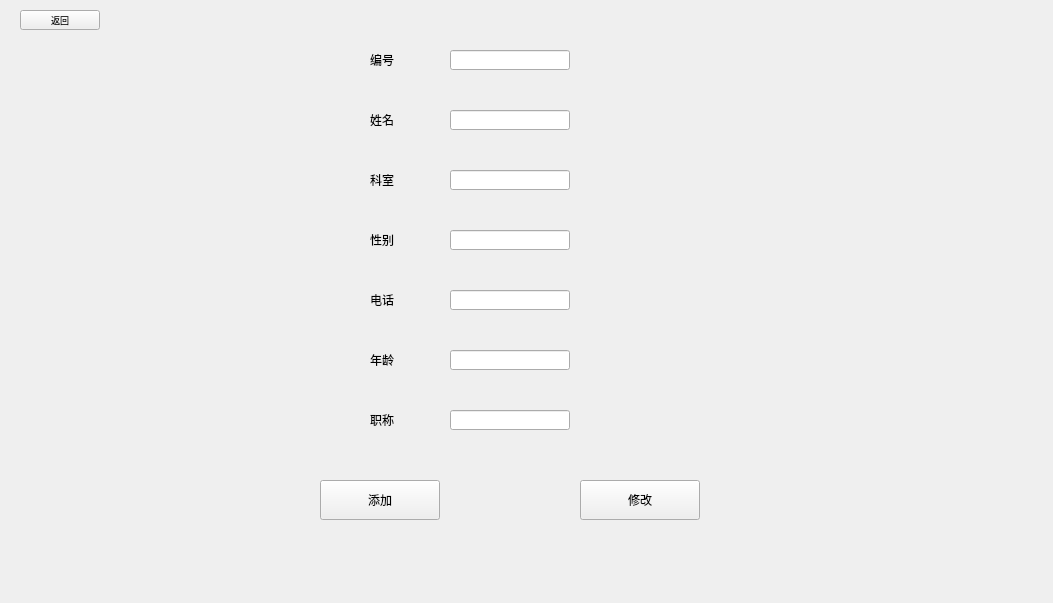
<?xml version="1.0" encoding="UTF-8"?>
<ui version="4.0">
 <class>doctor_sa</class>
 <widget class="QWidget" name="doctor_sa">
  <property name="geometry">
   <rect>
    <x>0</x>
    <y>0</y>
    <width>1053</width>
    <height>603</height>
   </rect>
  </property>
  <property name="windowTitle">
   <string>Form</string>
  </property>
  <property name="styleSheet">
   <string notr="true"/>
  </property>
  <widget class="QLabel" name="number">
   <property name="geometry">
    <rect>
     <x>370</x>
     <y>50</y>
     <width>60</width>
     <height>20</height>
    </rect>
   </property>
   <property name="text">
    <string>编号</string>
   </property>
  </widget>
  <widget class="QLabel" name="name">
   <property name="geometry">
    <rect>
     <x>370</x>
     <y>110</y>
     <width>60</width>
     <height>20</height>
    </rect>
   </property>
   <property name="text">
    <string>姓名</string>
   </property>
  </widget>
  <widget class="QLabel" name="office">
   <property name="geometry">
    <rect>
     <x>370</x>
     <y>170</y>
     <width>60</width>
     <height>20</height>
    </rect>
   </property>
   <property name="text">
    <string>科室</string>
   </property>
  </widget>
  <widget class="QLabel" name="gender">
   <property name="geometry">
    <rect>
     <x>370</x>
     <y>230</y>
     <width>60</width>
     <height>20</height>
    </rect>
   </property>
   <property name="text">
    <string>性别</string>
   </property>
  </widget>
  <widget class="QLabel" name="phone">
   <property name="geometry">
    <rect>
     <x>370</x>
     <y>290</y>
     <width>60</width>
     <height>20</height>
    </rect>
   </property>
   <property name="text">
    <string>电话</string>
   </property>
  </widget>
  <widget class="QLabel" name="age">
   <property name="geometry">
    <rect>
     <x>370</x>
     <y>350</y>
     <width>60</width>
     <height>20</height>
    </rect>
   </property>
   <property name="text">
    <string>年龄</string>
   </property>
  </widget>
  <widget class="QLabel" name="stage">
   <property name="geometry">
    <rect>
     <x>370</x>
     <y>410</y>
     <width>60</width>
     <height>20</height>
    </rect>
   </property>
   <property name="text">
    <string>职称</string>
   </property>
  </widget>
  <widget class="QLineEdit" name="number_2">
   <property name="geometry">
    <rect>
     <x>450</x>
     <y>50</y>
     <width>120</width>
     <height>20</height>
    </rect>
   </property>
  </widget>
  <widget class="QLineEdit" name="name_2">
   <property name="geometry">
    <rect>
     <x>450</x>
     <y>110</y>
     <width>120</width>
     <height>20</height>
    </rect>
   </property>
  </widget>
  <widget class="QLineEdit" name="office_2">
   <property name="geometry">
    <rect>
     <x>450</x>
     <y>170</y>
     <width>120</width>
     <height>20</height>
    </rect>
   </property>
  </widget>
  <widget class="QLineEdit" name="gender_2">
   <property name="geometry">
    <rect>
     <x>450</x>
     <y>230</y>
     <width>120</width>
     <height>20</height>
    </rect>
   </property>
  </widget>
  <widget class="QLineEdit" name="phone_2">
   <property name="geometry">
    <rect>
     <x>450</x>
     <y>290</y>
     <width>120</width>
     <height>20</height>
    </rect>
   </property>
  </widget>
  <widget class="QLineEdit" name="age_2">
   <property name="geometry">
    <rect>
     <x>450</x>
     <y>350</y>
     <width>120</width>
     <height>20</height>
    </rect>
   </property>
  </widget>
  <widget class="QLineEdit" name="stage_2">
   <property name="geometry">
    <rect>
     <x>450</x>
     <y>410</y>
     <width>120</width>
     <height>20</height>
    </rect>
   </property>
  </widget>
  <widget class="QPushButton" name="add">
   <property name="geometry">
    <rect>
     <x>320</x>
     <y>480</y>
     <width>120</width>
     <height>40</height>
    </rect>
   </property>
   <property name="text">
    <string>添加</string>
   </property>
  </widget>
  <widget class="QPushButton" name="modify">
   <property name="geometry">
    <rect>
     <x>580</x>
     <y>480</y>
     <width>120</width>
     <height>40</height>
    </rect>
   </property>
   <property name="text">
    <string>修改</string>
   </property>
  </widget>
  <widget class="QPushButton" name="b">
   <property name="geometry">
    <rect>
     <x>20</x>
     <y>10</y>
     <width>80</width>
     <height>20</height>
    </rect>
   </property>
   <property name="font">
    <font>
     <pointsize>7</pointsize>
    </font>
   </property>
   <property name="text">
    <string>返回</string>
   </property>
  </widget>
 </widget>
 <resources/>
 <connections/>
</ui>
